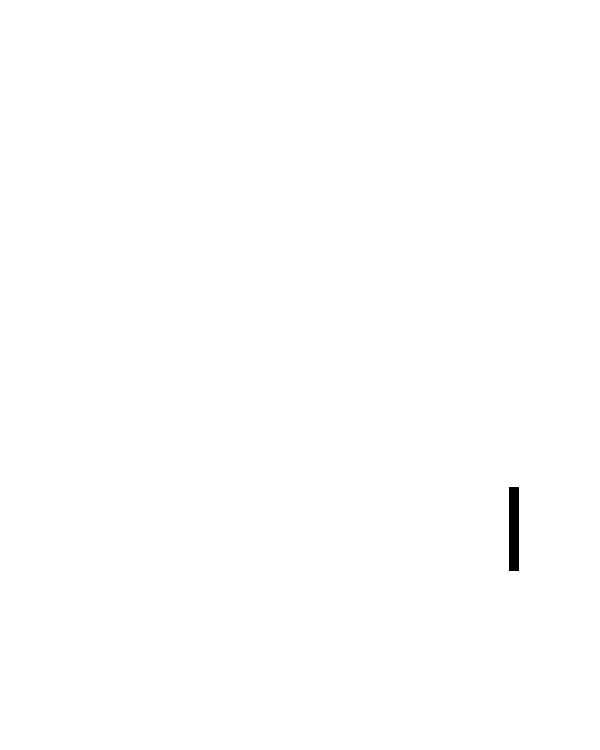
Frame 1 (no input)
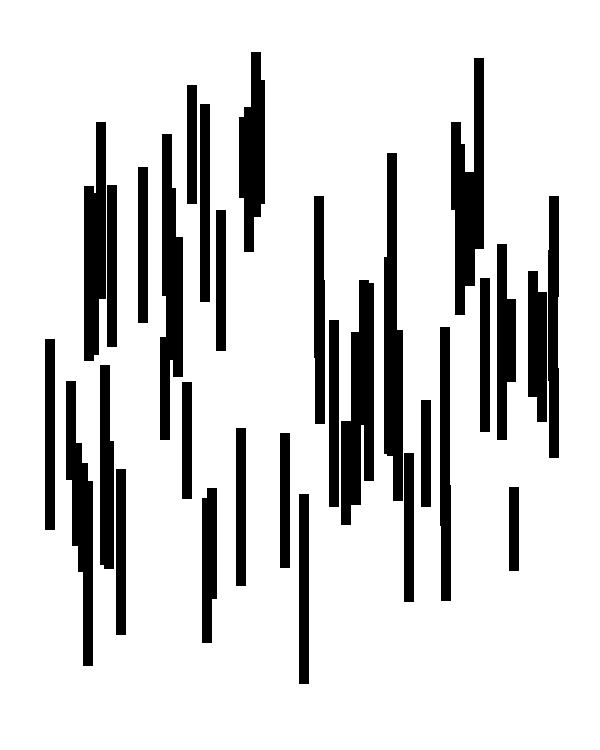
Frame 60 (no input)
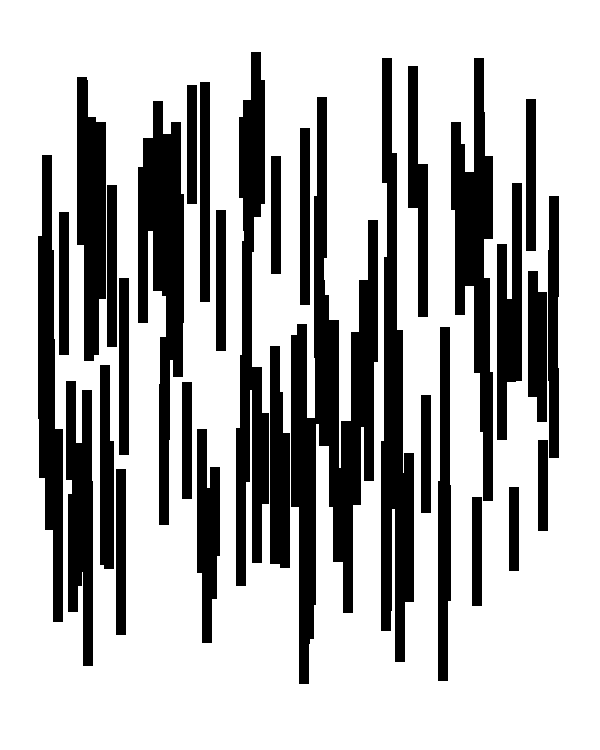
Frame 120 (the mouse pressed at the canvas centre since frame 60)

The p5.js sketch that drew these frames (run headless with seeded random() and noise() and a simulated clock; from frame 60 on, the mouse is pressed at the canvas centre):

// p5.js sketch
// ── sketch.js
function setup() {
  createCanvas(600, 750);
  background('white');
}

function draw() {
  noStroke();
  var long = getRandomInt(35, 560);
  var lat = getRandomInt(50, 500);
  var length = getRandomInt(80, 200);

  fill('black');
  rect(long, lat, 10, length);

  fill('white');
  setTimeout(function() { rect(long, lat, 10, length); }, 1000);
}

function getRandomInt(min, max) {
  return Math.floor(Math.random() * (max - min + 1)) + min;
}

// ── style.css
canvas {
  margin:auto;
  display: block;
}
body {
  padding: 0;
  background-color: 'Beige';
  margin: 0;
}
